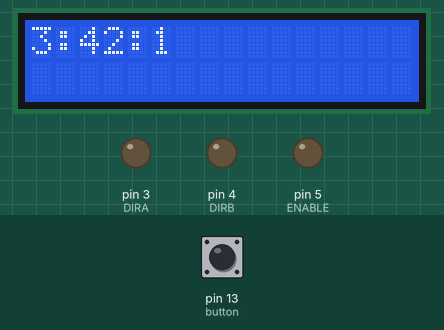
Recording of a sketch running on a simulated Arduino Uno, built with avr-gcc and run on an emulated ATmega328P. Shown: 16×2 character LCD, output pins drawn as LEDs (lit = HIGH). The inputs (shaded band) are chosen by the test bench; at power-on: pin 13 (button) HIGH. The local clock reads 2024-03-15 10:24:30 at power-on unless the sketch sets it.

Above: at 1.2 s.
1.3 s: pin 13 (button) pulled LOW for 0.15 s
At 2.8 s:
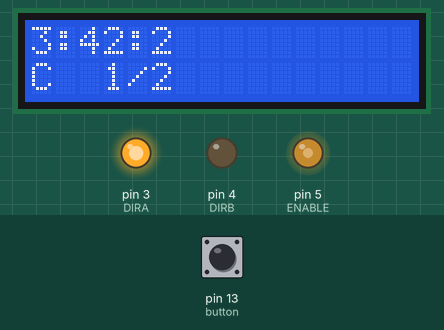
4.4 s: pin 13 (button) pulled LOW for 1 s
At 5.2 s:
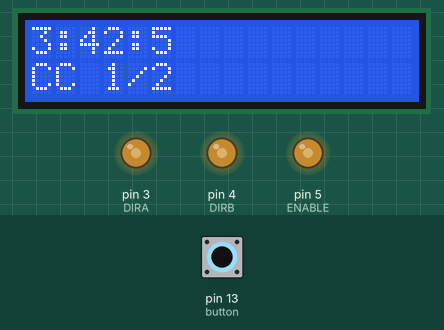
6.0 s: pin 13 (button) pulled LOW for 3.2 s
At 7.8 s:
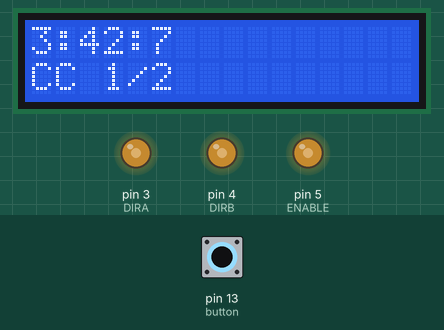
10.7 s: pin 13 (button) pulled LOW for 1 s
At 11.53 s:
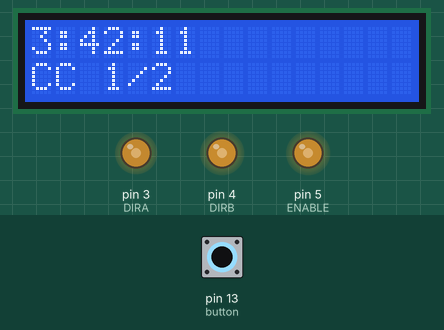
12.3 s: pin 13 (button) pulled LOW for 3.2 s
At 16.4 s:
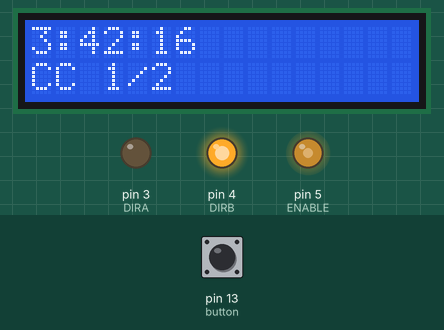
Timing chart, 0 to 17.9 s (numbered marks = the images above; inputs shaded):
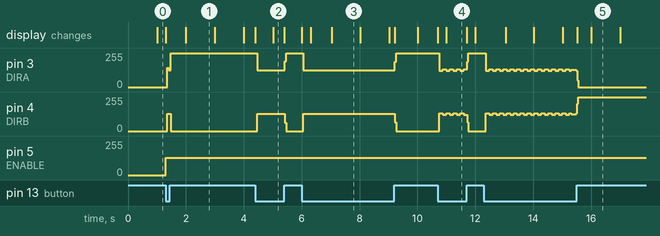

The sketch:

Lab3.ino
```cpp
#include <LiquidCrystal.h>
#include <Wire.h>
#include "DS1307.h"

#define ENABLE 5
#define DIRA 3
#define DIRB 4

LiquidCrystal lcd(7, 8, 9, 10, 11, 12);
DS1307 clock;

int button = 13;
int count = 0;
int i;

void setup() {
  pinMode(ENABLE,OUTPUT);
  pinMode(DIRA,OUTPUT);
  pinMode(DIRB,OUTPUT);
  Serial.begin(9600);

  pinMode(button, INPUT_PULLUP);

  lcd.begin(16, 2);

  clock.begin();
  clock.fillByHMS(3, 42, 00); //This line manually sets the current time on the RTC
  clock.setTime();            //write time to the RTC chip
}

void loop() {

  clock.getTime();
  lcd.setCursor(0,0);
  lcd.print(clock.hour, DEC);
  lcd.print(":");
  lcd.print(clock.minute, DEC);
  lcd.print(":");
  lcd.print(clock.second, DEC);

  if(digitalRead(button) == LOW && count%2 == 1) {
    analogWrite(ENABLE,128);
    digitalWrite(DIRA,HIGH);
    digitalWrite(DIRB,LOW);
    lcd.setCursor(0, 1);
    lcd.print("C  1/2");
    count++;
  }
  else if (digitalRead(button) == LOW) {
    analogWrite(ENABLE,128);
    digitalWrite(DIRA,LOW);
    digitalWrite(DIRB,HIGH);
    lcd.setCursor(0, 1);
    lcd.print("CC 1/2");
    count++;
  }
}
```

Measured:
- after the input at 1.3 s, pin 3 (DIRA): 0/255 → 126/255 after 0.06 s, → 255/255 0.12 s later; pin 4 (DIRB): 0/255 → 129/255 after 0.06 s, → 0/255 0.12 s later; pin 5 (ENABLE): 0/255 → 128/255 at once; the display: first changes at once (image 1 shows a later state)
- after the input at 4.4 s, pin 3 (DIRA): 255/255 → 126/255 after 0.06 s, → 255/255 0.96 s later; pin 4 (DIRB): 0/255 → 129/255 after 0.06 s, → 0/255 0.96 s later; the display: first changes at once (image 2 shows a later state)
- after the input at 6.0 s, pin 3 (DIRA): 255/255 → 126/255 after 0.06 s, → 255/255 3.2 s later; pin 4 (DIRB): 0/255 → 129/255 after 0.06 s, → 0/255 3.2 s later; the display: first changes at once (image 3 shows a later state)
- after the input at 10.7 s, pin 3 (DIRA): 255/255 → 122/255 after 0.06 s, → 133/255 0.12 s later, → 122/255 0.12 s later, → 133/255 0.12 s later, … (10 changes in this stretch); pin 4 (DIRB): 0/255 → 133/255 after 0.06 s, → 122/255 0.12 s later, → 133/255 0.12 s later, → 122/255 0.12 s later, … (10 changes in this stretch)
- after the input at 12.3 s, pin 3 (DIRA): 255/255 → 122/255 after 0.06 s, → 133/255 0.12 s later, → 122/255 0.12 s later, → 133/255 0.12 s later, … (29 changes in this stretch); pin 4 (DIRB): 0/255 → 133/255 after 0.06 s, → 122/255 0.12 s later, → 133/255 0.12 s later, → 122/255 0.12 s later, … (29 changes in this stretch)
- what the display in image 1 shows lasts 1.0 s, from 2.0 s to 3.0 s
